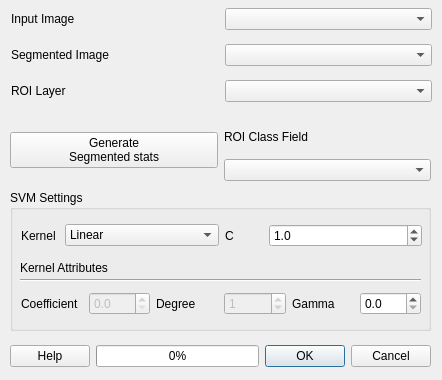
<?xml version="1.0" encoding="UTF-8"?>
<ui version="4.0">
 <class>Dialog</class>
 <widget class="QDialog" name="Dialog">
  <property name="geometry">
   <rect>
    <x>0</x>
    <y>0</y>
    <width>442</width>
    <height>380</height>
   </rect>
  </property>
  <property name="windowTitle">
   <string>Image Classifier</string>
  </property>
  <widget class="QGroupBox" name="svm_groupBox">
   <property name="geometry">
    <rect>
     <x>10</x>
     <y>190</y>
     <width>421</width>
     <height>141</height>
    </rect>
   </property>
   <property name="title">
    <string>SVM Settings</string>
   </property>
   <widget class="QLabel" name="kernel_attr_label">
    <property name="geometry">
     <rect>
      <x>10</x>
      <y>70</y>
      <width>107</width>
      <height>16</height>
     </rect>
    </property>
    <property name="text">
     <string>Kernel Attributes</string>
    </property>
   </widget>
   <widget class="Line" name="line">
    <property name="geometry">
     <rect>
      <x>10</x>
      <y>80</y>
      <width>401</width>
      <height>20</height>
     </rect>
    </property>
    <property name="orientation">
     <enum>Qt::Horizontal</enum>
    </property>
   </widget>
   <widget class="QWidget" name="layoutWidget">
    <property name="geometry">
     <rect>
      <x>11</x>
      <y>100</y>
      <width>400</width>
      <height>28</height>
     </rect>
    </property>
    <layout class="QGridLayout" name="gridLayout_3">
     <item row="0" column="0">
      <layout class="QHBoxLayout" name="horizontalLayout_6">
       <item>
        <widget class="QLabel" name="kcoeff_label">
         <property name="text">
          <string>Coefficient</string>
         </property>
        </widget>
       </item>
       <item>
        <widget class="QDoubleSpinBox" name="kcoeff_ipt">
         <property name="enabled">
          <bool>false</bool>
         </property>
         <property name="decimals">
          <number>1</number>
         </property>
         <property name="singleStep">
          <double>0.100000000000000</double>
         </property>
        </widget>
       </item>
      </layout>
     </item>
     <item row="0" column="1">
      <layout class="QHBoxLayout" name="horizontalLayout_7">
       <item>
        <widget class="QLabel" name="kdegree_label">
         <property name="text">
          <string>Degree</string>
         </property>
        </widget>
       </item>
       <item>
        <widget class="QSpinBox" name="kdegree_ipt">
         <property name="enabled">
          <bool>false</bool>
         </property>
         <property name="value">
          <number>1</number>
         </property>
        </widget>
       </item>
      </layout>
     </item>
     <item row="0" column="2">
      <layout class="QHBoxLayout" name="horizontalLayout_8">
       <item>
        <widget class="QLabel" name="kgamma_label">
         <property name="text">
          <string>Gamma</string>
         </property>
        </widget>
       </item>
       <item>
        <widget class="QDoubleSpinBox" name="kgamma_ipt">
         <property name="decimals">
          <number>1</number>
         </property>
         <property name="singleStep">
          <double>0.100000000000000</double>
         </property>
        </widget>
       </item>
      </layout>
     </item>
    </layout>
   </widget>
   <widget class="QWidget" name="layoutWidget">
    <property name="geometry">
     <rect>
      <x>11</x>
      <y>32</y>
      <width>401</width>
      <height>28</height>
     </rect>
    </property>
    <layout class="QGridLayout" name="gridLayout_2">
     <item row="0" column="0">
      <layout class="QHBoxLayout" name="horizontalLayout" stretch="10,40">
       <item>
        <widget class="QLabel" name="kernel_label">
         <property name="text">
          <string>Kernel</string>
         </property>
        </widget>
       </item>
       <item>
        <widget class="QComboBox" name="kernel_ipt">
         <property name="currentIndex">
          <number>0</number>
         </property>
         <item>
          <property name="text">
           <string>Linear</string>
          </property>
         </item>
         <item>
          <property name="text">
           <string>RBF</string>
          </property>
         </item>
         <item>
          <property name="text">
           <string>Poly</string>
          </property>
         </item>
         <item>
          <property name="text">
           <string>Sigmoid</string>
          </property>
         </item>
        </widget>
       </item>
      </layout>
     </item>
     <item row="0" column="1">
      <layout class="QHBoxLayout" name="horizontalLayout_2" stretch="10,40">
       <property name="leftMargin">
        <number>0</number>
       </property>
       <item>
        <widget class="QLabel" name="c_label">
         <property name="text">
          <string>C</string>
         </property>
        </widget>
       </item>
       <item>
        <widget class="QDoubleSpinBox" name="c_ipt">
         <property name="decimals">
          <number>1</number>
         </property>
         <property name="singleStep">
          <double>0.100000000000000</double>
         </property>
         <property name="value">
          <double>1.000000000000000</double>
         </property>
        </widget>
       </item>
      </layout>
     </item>
    </layout>
   </widget>
   <zorder>kernel_attr_label</zorder>
   <zorder>layoutWidget</zorder>
   <zorder>layoutWidget</zorder>
   <zorder>line</zorder>
  </widget>
  <widget class="QWidget" name="layoutWidget">
   <property name="geometry">
    <rect>
     <x>11</x>
     <y>0</y>
     <width>421</width>
     <height>111</height>
    </rect>
   </property>
   <layout class="QGridLayout" name="gridLayout" columnminimumwidth="50,50">
    <item row="2" column="1">
     <widget class="QComboBox" name="roi_ipt"/>
    </item>
    <item row="2" column="0">
     <widget class="QLabel" name="roi_label">
      <property name="text">
       <string>ROI Layer</string>
      </property>
     </widget>
    </item>
    <item row="1" column="0">
     <widget class="QLabel" name="segm_label">
      <property name="text">
       <string>Segmented Image</string>
      </property>
     </widget>
    </item>
    <item row="0" column="0">
     <widget class="QLabel" name="input_label">
      <property name="text">
       <string>Input Image</string>
      </property>
     </widget>
    </item>
    <item row="1" column="1">
     <widget class="QComboBox" name="segm_ipt"/>
    </item>
    <item row="0" column="1">
     <widget class="QComboBox" name="input_ipt"/>
    </item>
   </layout>
  </widget>
  <widget class="QWidget" name="layoutWidget">
   <property name="geometry">
    <rect>
     <x>10</x>
     <y>120</y>
     <width>421</width>
     <height>61</height>
    </rect>
   </property>
   <layout class="QHBoxLayout" name="horizontalLayout_4" stretch="0,0">
    <item>
     <widget class="QPushButton" name="segm_stats_btn">
      <property name="text">
       <string>Generate
Segmented stats</string>
      </property>
     </widget>
    </item>
    <item>
     <layout class="QVBoxLayout" name="verticalLayout">
      <item>
       <widget class="QLabel" name="roi_class_field_label">
        <property name="text">
         <string>ROI Class Field</string>
        </property>
       </widget>
      </item>
      <item>
       <widget class="QComboBox" name="roi_class_field_ipt"/>
      </item>
     </layout>
    </item>
   </layout>
  </widget>
  <widget class="QWidget" name="layoutWidget">
   <property name="geometry">
    <rect>
     <x>10</x>
     <y>340</y>
     <width>421</width>
     <height>32</height>
    </rect>
   </property>
   <layout class="QHBoxLayout" name="horizontalLayout_5">
    <item>
     <widget class="QPushButton" name="help_btn">
      <property name="text">
       <string>Help</string>
      </property>
     </widget>
    </item>
    <item>
     <widget class="QProgressBar" name="progressBar">
      <property name="value">
       <number>0</number>
      </property>
      <property name="orientation">
       <enum>Qt::Horizontal</enum>
      </property>
     </widget>
    </item>
    <item>
     <widget class="QDialogButtonBox" name="confirm_buttonBox">
      <property name="orientation">
       <enum>Qt::Horizontal</enum>
      </property>
      <property name="standardButtons">
       <set>QDialogButtonBox::Cancel|QDialogButtonBox::Ok</set>
      </property>
     </widget>
    </item>
   </layout>
  </widget>
 </widget>
 <tabstops>
  <tabstop>input_ipt</tabstop>
  <tabstop>input_ipt</tabstop>
  <tabstop>segm_ipt</tabstop>
  <tabstop>roi_ipt</tabstop>
  <tabstop>segm_stats_btn</tabstop>
  <tabstop>roi_class_field_ipt</tabstop>
  <tabstop>kernel_ipt</tabstop>
  <tabstop>c_ipt</tabstop>
  <tabstop>kcoeff_ipt</tabstop>
  <tabstop>kdegree_ipt</tabstop>
  <tabstop>kgamma_ipt</tabstop>
  <tabstop>help_btn</tabstop>
  <tabstop>confirm_buttonBox</tabstop>
  <tabstop>roi_ipt</tabstop>
 </tabstops>
 <resources>
  <include location="resource.qrc"/>
 </resources>
 <connections>
  <connection>
   <sender>confirm_buttonBox</sender>
   <signal>accepted()</signal>
   <receiver>Dialog</receiver>
   <slot>accept()</slot>
   <hints>
    <hint type="sourcelabel">
     <x>280</x>
     <y>510</y>
    </hint>
    <hint type="destinationlabel">
     <x>157</x>
     <y>274</y>
    </hint>
   </hints>
  </connection>
  <connection>
   <sender>confirm_buttonBox</sender>
   <signal>rejected()</signal>
   <receiver>Dialog</receiver>
   <slot>reject()</slot>
   <hints>
    <hint type="sourcelabel">
     <x>316</x>
     <y>510</y>
    </hint>
    <hint type="destinationlabel">
     <x>286</x>
     <y>274</y>
    </hint>
   </hints>
  </connection>
 </connections>
</ui>
